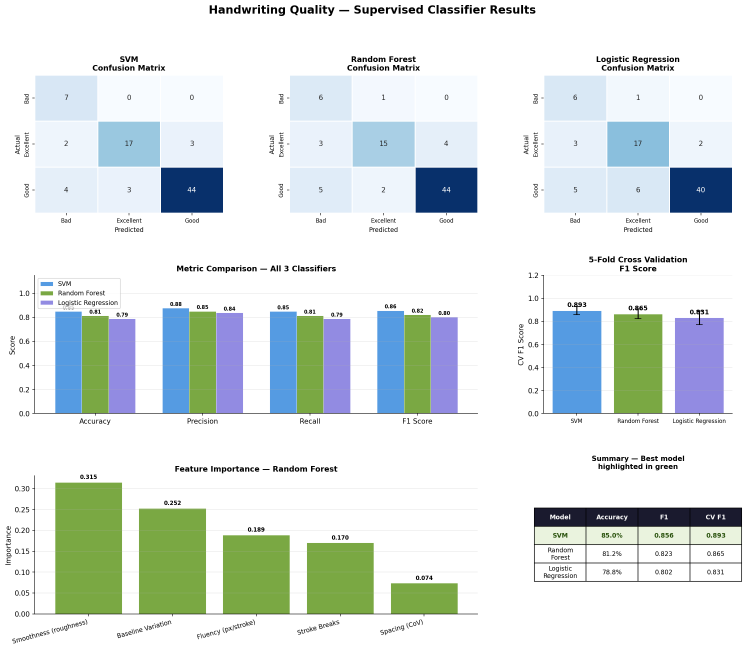
#> input picture minipro/classifier_results.png, 2240 x 1950 px (shown at 1/3 size)
$ python -i handwriting_supervised.py   (imports and definitions only)   (older library calls are emulated)
#> lines starting #> are read from the running program, lines starting #| are printed output that depends on the picture; after the words box and inside, x2 and y2 are one past the last pixel; in counts of white or black regions, pixels touching at a corner belong together
"""
=============================================================
  HANDWRITING QUALITY — SUPERVISED CLASSIFIER
  Adapted for local execution (uses local CSV `handwriting_results.csv`)
=============================================================
"""

# Remove Google Colab mount and force non-interactive matplotlib backend
import os
# [1 line not run here, left out]

import matplotlib
# [1 line not run here, left out]

# ─────────────────────────────────────────────
# STEP 1 ▸ Imports
# ─────────────────────────────────────────────
import cv2
import numpy as np
import pandas as pd
import matplotlib.pyplot as plt
import matplotlib.gridspec as gridspec
import seaborn as sns
import warnings
# [1 line not run here, left out]
import joblib
import json

from sklearn.preprocessing     import StandardScaler, LabelEncoder
from sklearn.model_selection   import train_test_split, cross_val_score
from sklearn.svm               import SVC
from sklearn.ensemble          import RandomForestClassifier
from sklearn.linear_model      import LogisticRegression
from sklearn.metrics           import (accuracy_score, precision_score,
                                       recall_score, f1_score,
                                       confusion_matrix,
                                       classification_report)


# ─────────────────────────────────────────────
# STEP 2 ▸ Configuration (LOCAL PATHS)
# ─────────────────────────────────────────────
CSV_PATH     = "handwriting_results_chgd.csv"
DATASET_PATH = "handwriting_400"
IMG_SIZE     = (128, 128)
RANDOM_STATE = 42
TEST_SIZE    = 0.2    # 80% train, 20% test

FEATURE_NAMES = [
    "Spacing (CoV)",
    "Baseline Variation",
    "Fluency (px/stroke)",
    "Stroke Breaks",
    "Smoothness (roughness)",
]

CLASS_NAMES = ["Bad", "Good", "Excellent"]


# ─────────────────────────────────────────────
# STEP 3 ▸ Load CSV — features + labels
# ─────────────────────────────────────────────
# [6 lines not run here, left out]


df = pd.read_csv(CSV_PATH)
#> (reads minipro/handwriting_results_chgd.csv from the repository)

# [2 lines not run here, left out]

# ── Map cluster IDs to quality labels ────────
CLUSTER_LABEL_MAP = {
    0: "Good",
    1: "Excellent",
    2: "Bad",
}

# Create quality_label column from cluster column
# [2 lines not run here, left out]

df['quality_label'] = df['cluster'].map(CLUSTER_LABEL_MAP)

# [10 lines not run here, left out]

# Features matrix X — using exact column names from CSV
feature_cols = FEATURE_NAMES
# [1 line not run here, left out]
X = df[feature_cols].values.astype(np.float64)
y = df['quality_label'].values

# [11 lines not run here, left out]

le = LabelEncoder()
# [1 line not run here, left out]
# [1 line that did not run here, left out]

# [12 lines not run here, left out]

# [6 lines that did not run here, left out]

# [19 lines not run here, left out]

scaler   = StandardScaler()
# [1 line that did not run here, left out]
# [1 line that did not run here, left out]

# [10 lines not run here, left out]

classifiers = {
    "SVM": SVC(
        kernel      = 'rbf',
        C           = 10,
        gamma       = 'scale',
        probability = True,
        random_state= RANDOM_STATE
    ),
    "Random Forest": RandomForestClassifier(
        n_estimators = 200,
        max_depth    = None,
        class_weight = 'balanced',
        random_state = RANDOM_STATE
    ),
    "Logistic Regression": LogisticRegression(
        max_iter     = 1000,
        class_weight = 'balanced',
        random_state = RANDOM_STATE
    ),
}

trained_models = {}
results        = {}

# [101 lines not run here, left out]

fig = plt.figure(figsize=(18, 14), facecolor="white")
# [1 line not run here, left out]

gs = gridspec.GridSpec(3, 3, figure=fig, hspace=0.45, wspace=0.35)

clf_names = list(results.keys())
colors    = ["#378ADD", "#639922", "#7F77DD"]

# Row 1: Confusion matrices
# [8 lines not run here, left out]

# Row 2 Left+Mid: Metric comparison bar chart
ax_metrics = fig.add_subplot(gs[1, :2])
metrics     = ['accuracy', 'precision', 'recall', 'f1']
x           = np.arange(len(metrics))
bar_w       = 0.25

# [16 lines not run here, left out]

# Row 2 Right: CV F1 comparison
ax_cv = fig.add_subplot(gs[1, 2])
cv_means = [results[n]['cv_mean'] for n in clf_names]
cv_stds  = [results[n]['cv_std']  for n in clf_names]
bars = ax_cv.bar(clf_names, cv_means, color=colors, alpha=0.85, edgecolor="white", linewidth=0.5)
# [10 lines not run here, left out]

# Row 3: Feature importance (Random Forest)
ax_fi = fig.add_subplot(gs[2, :2])
# [1 line that did not run here, left out]
# [1 line that did not run here, left out]
# [1 line that did not run here, left out]

# [1 line that did not run here, left out]
# [9 lines not run here, left out]

# Row 3 Right: Summary table
ax_tbl = fig.add_subplot(gs[2, 2])
# [1 line not run here, left out]

table_data = []
# [3 lines not run here, left out]

# [1 line that did not run here, left out]
# [8 lines not run here, left out]

# Highlight best F1 row
# [1 line that did not run here, left out]
# [1 line that did not run here, left out]
# [5 lines not run here, left out]

# ensure target static image folder exists (used by the Flask app)
STATIC_IMG_DIR = os.path.join(DATASET_PATH, 'static', 'images')
# [1 line not run here, left out]
out_img_path = os.path.join(STATIC_IMG_DIR, "classifier_results.png")
# [11 lines not run here, left out]

# [1 line that did not run here, left out]
# [1 line that did not run here, left out]
# [1 line that did not run here, left out]

# [6 lines not run here, left out]

# ─────────────────────────────────────────────
# Save best model + scaler + label encoder for the Flask app
# ─────────────────────────────────────────────
models_dir = "models"
# [4 lines not run here, left out]

# create a JSON-safe copy of results (exclude raw arrays like y_pred)
serial_results = {}
# [9 lines not run here, left out]

# [1 line that did not run here, left out]

# [5 lines that did not run here, left out]
# [4 lines not run here, left out]

# ─────────────────────────────────────────────
# STEP 11 ▸ Predict New Image
# ─────────────────────────────────────────────

# Preprocessing and feature extraction (same functions as KMeans pipeline)

def preprocess_image(img_path):
#> called with img_path = 'classifier_results.png'
    img = cv2.imread(img_path)
#> img is the input picture: shape (1950, 2240, 3); mean B, G, R 226.6, 228.1, 219.4

    if img is None:
        return None
    gray    = cv2.cvtColor(img, cv2.COLOR_BGR2GRAY)
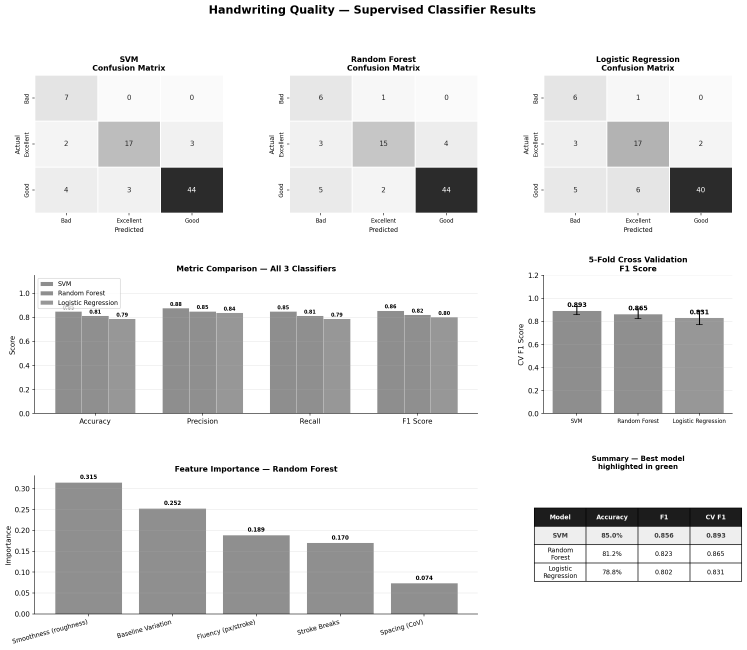
#> gray: shape (1950, 2240) (shown at 1/3 size); min 0, max 255, mean 225.4
    resized = cv2.resize(gray, IMG_SIZE, interpolation=cv2.INTER_AREA)
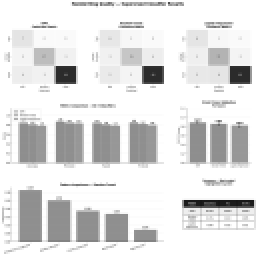
#> resized: shape (128, 128) (shown 2 times larger); min 22, max 255, mean 225.4
    denoised= cv2.GaussianBlur(resized, (3, 3), 0)
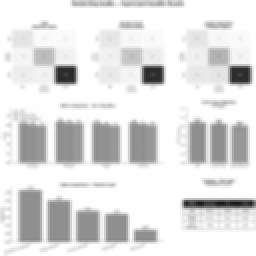
#> denoised: shape (128, 128) (shown 2 times larger); min 25, max 255, mean 225.3
    binary  = cv2.adaptiveThreshold(denoised, 255, cv2.ADAPTIVE_THRESH_GAUSSIAN_C, cv2.THRESH_BINARY_INV, blockSize=11, C=4)
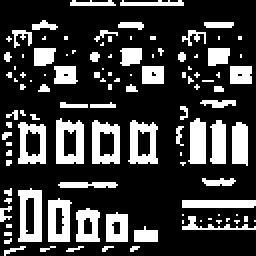
#> binary: shape (128, 128) (shown 2 times larger); 24.2% white; 111 white regions (74 under 20 px), largest, box (x1, y1, x2, y2) and area: (28, 59, 42, 82) 225, (9, 94, 21, 121) 222, (46, 60, 60, 82) 205
    return binary

# feature functions (spacing, baseline, fluency, stroke breaks, smoothness)

def feature_spacing(binary):
    num_labels, _, stats, _ = cv2.connectedComponentsWithStats(binary, connectivity=8)
#> num_labels = 112; stats = 112 rows, first 6: [0, 0, 128, 128, 12427], [35, 0, 23, 3, 50], [60, 0, 32, 3, 70], [16, 10, 13, 5, 38], [59, 11, 13, 4, 39], [102, 11, 15, 3, 43]
    if num_labels < 3:
        return 0.0
    x_centres = sorted([stats[i, cv2.CC_STAT_LEFT] + stats[i, cv2.CC_STAT_WIDTH] / 2 for i in range(1, num_labels) if stats[i, cv2.CC_STAT_AREA] > 5])
#> x_centres = 71 values from 3 to 123
    if len(x_centres) < 2:
        return 0.0
    gaps     = np.diff(x_centres)
#> gaps = 70 values, max 10.5 at index 67, min 0 at index 2, mean 1.71
    mean_gap = np.mean(gaps)
#> mean_gap = 1.71
    return float(np.std(gaps) / mean_gap) if mean_gap != 0 else 0.0

def feature_baseline(binary):
    row_sums = binary.sum(axis=1).astype(float)
#> row_sums = 128 values, max 21675 at index 63, min 0 at index 3, mean 7883.1
    return float(np.std(row_sums) / binary.shape[1])

def feature_fluency(binary):
    num_labels, _, stats, _ = cv2.connectedComponentsWithStats(binary, connectivity=8)
#> num_labels = 112
    valid     = [i for i in range(1, num_labels) if stats[i, cv2.CC_STAT_AREA] > 5]
#> valid = 71 values from 1 to 111
    total_ink = float(np.sum(binary > 127))
#> total_ink = 3957
    return float(total_ink / len(valid)) if valid else 0.0

def feature_stroke_breaks(binary):
    num_labels, _, stats, _ = cv2.connectedComponentsWithStats(binary, connectivity=8)
#> num_labels = 112
    valid     = [i for i in range(1, num_labels) if stats[i, cv2.CC_STAT_AREA] > 5]
#> valid = 71 values from 1 to 111
    total_ink = float(np.sum(binary > 127))
#> total_ink = 3957
    return float(len(valid) / (total_ink + 1e-6) * 1000) if total_ink > 0 else 0.0

def feature_smoothness(binary):
    lap = cv2.Laplacian(binary, cv2.CV_64F)
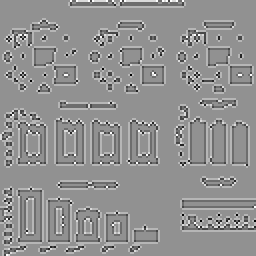
#> lap: shape (128, 128) float64 (shown 2 times larger); min -1020, max 765, mean 0.7; drawn with min black and max white
    return float(np.mean(np.abs(lap)))

def extract_features(binary):
    return [
        feature_spacing(binary),
        feature_baseline(binary),
        feature_fluency(binary),
        feature_stroke_breaks(binary),
        feature_smoothness(binary),
    ]


def predict_new_image_supervised(img_path):
    print("\n" + "=" * 55)
    print(f"  PREDICTING: {os.path.basename(img_path)}")
    print("=" * 55)

    binary = preprocess_image(img_path)
    if binary is None:
        print("  ERROR: Could not read image.")
        return None

    features     = extract_features(binary)
#> features = [1.32, 47.74, 55.73, 17.94, 98.19]
    features_arr = np.array(features, dtype=np.float64).reshape(1, -1)
#> features_arr = [[1.32, 47.74, 55.73, 17.94, 98.19]]
#> (the run stopped early here; a loop or call above may not have finished)
